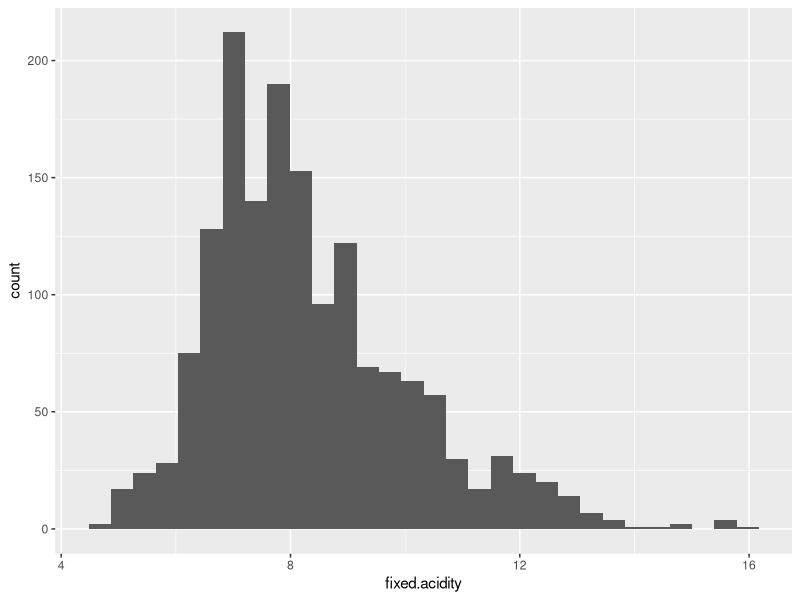
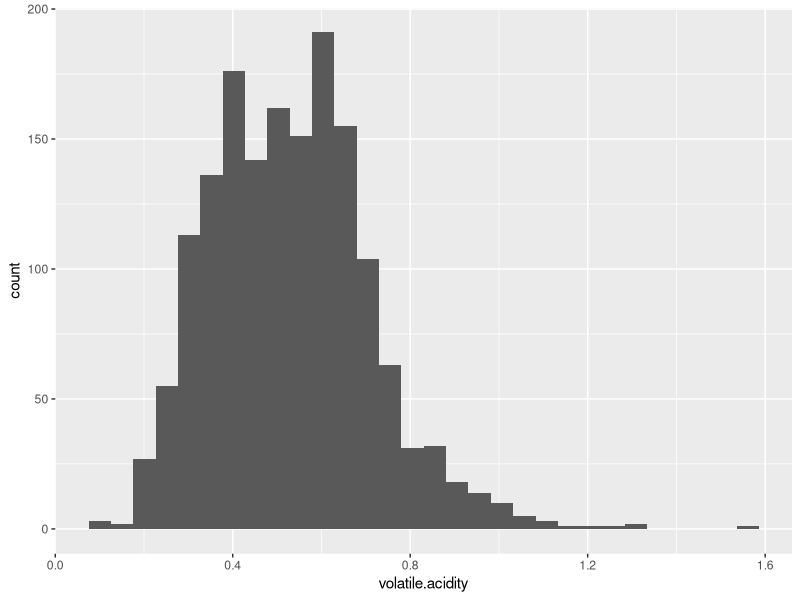
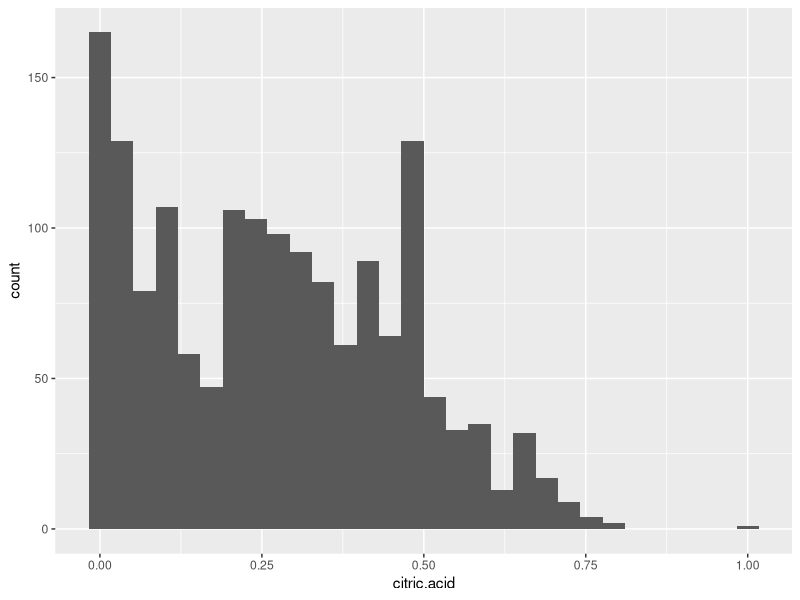
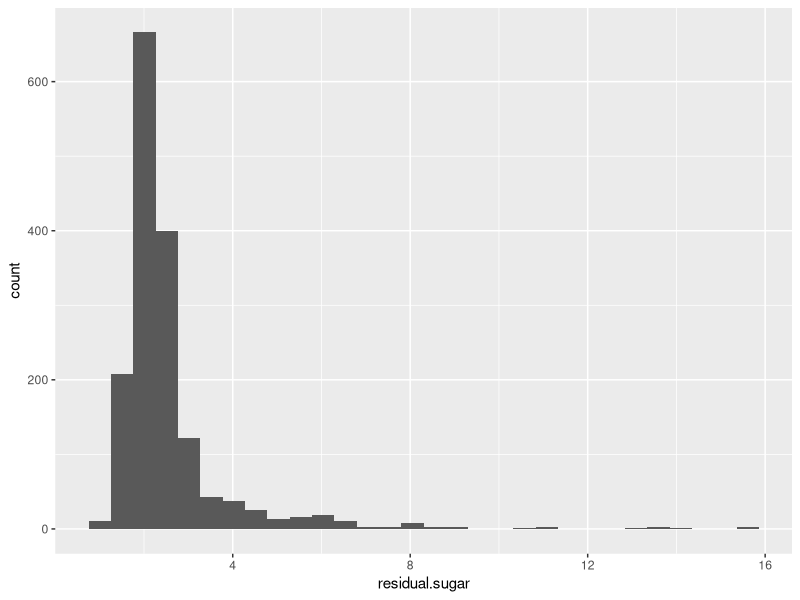
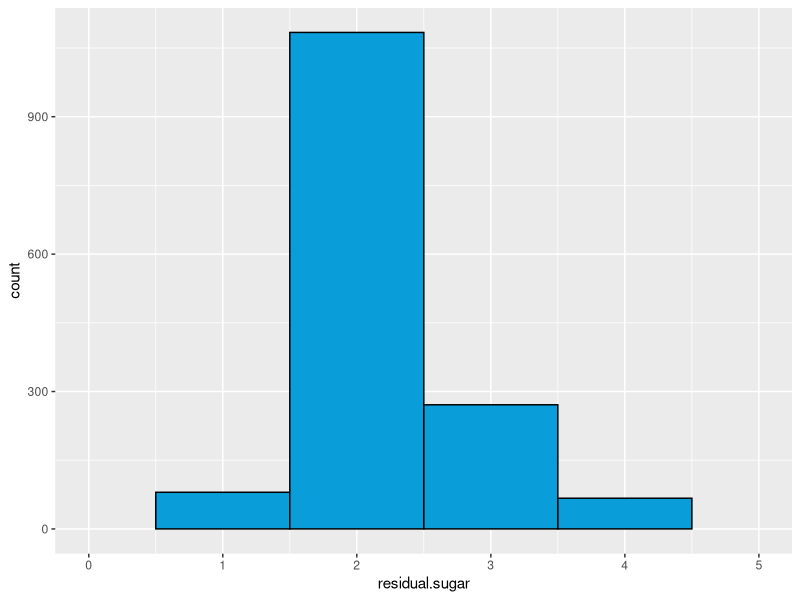
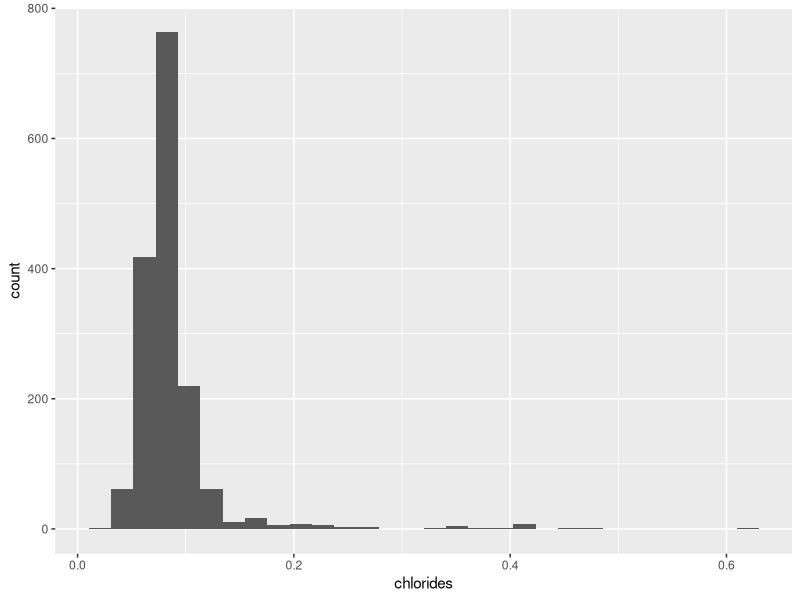
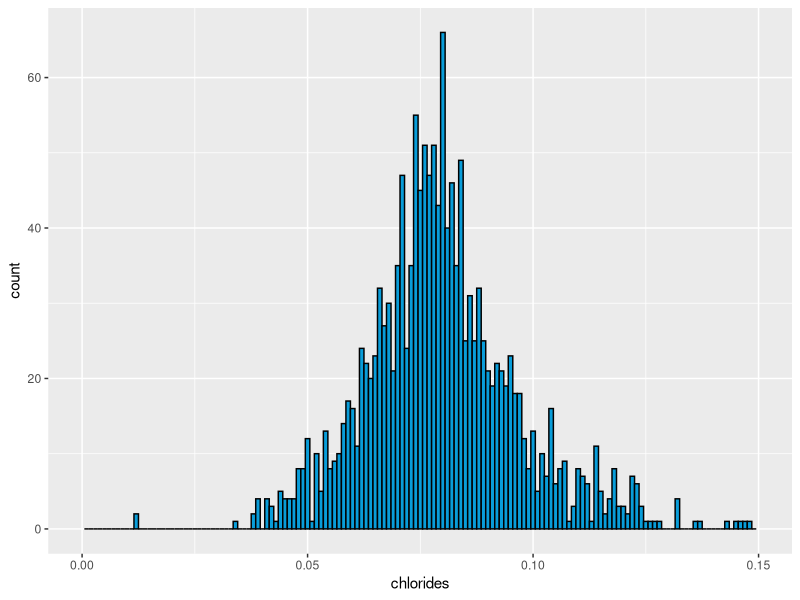
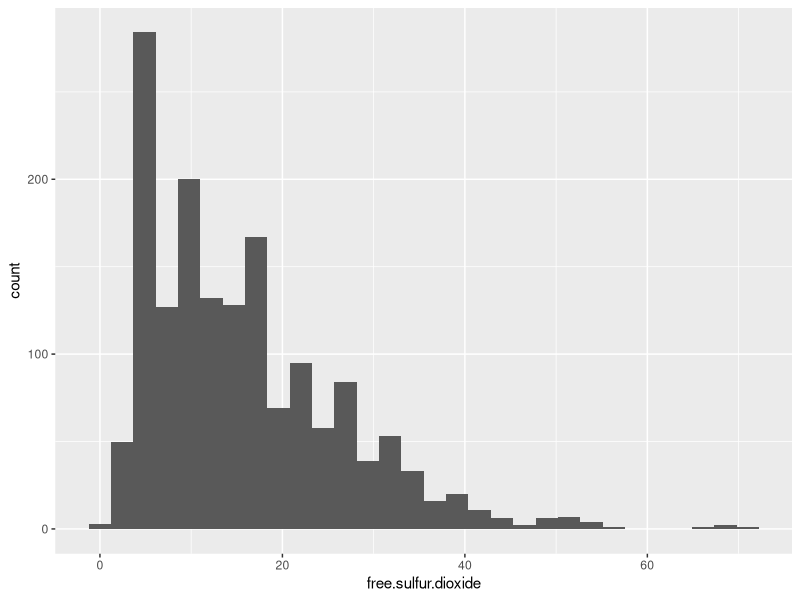

R code for these plots, in order:
## ---- chunk 1
# Load all of the packages that you end up using in your analysis in this code
# chunk.

# Notice that the parameter "echo" was set to FALSE for this code chunk. This
# prevents the code from displaying in the knitted HTML output. You should set
# echo=FALSE for all code chunks in your file, unless it makes sense for your
# report to show the code that generated a particular plot.

# The other parameters for "message" and "warning" should also be set to FALSE
# for other code chunks once you have verified that each plot comes out as you
# want it to. This will clean up the flow of your report.
#install.packages("ggplot2", dependencies = T) 
#install.packages("dplyr", dependencies = T)
#install.packages('GGally')
#install.packages('scales')
#install.packages('lattice')
#install.packages('MASS')
#install.packages('car')
#install.packages('reshape2')
#install.packages('plyr')
#install.packages('RColorBrewer', dependencies = TRUE)

library(ggplot2)
library(GGally)
library(scales)
library(memisc)
library(RColorBrewer)
## ---- chunk 2
# Load the Data
mydata <- read.csv('wineQualityReds.csv')
## ---- chunk 3
str(mydata)
## ---- chunk 4
summary(mydata)
## ---- chunk 5
ggplot(aes(x=fixed.acidity),data = mydata) +
  geom_histogram()
## ---- chunk 6
ggplot(aes(x=volatile.acidity),data = mydata) +
  geom_histogram()

## ---- chunk 7
ggplot(aes(x=citric.acid),data = mydata) +
  geom_histogram()

## ---- chunk 8
ggplot(aes(x=residual.sugar),data = mydata) +
  geom_histogram()
## ---- chunk 9
summary(mydata$residual.sugar)

## ---- chunk 10
ggplot(aes(x=residual.sugar),data = mydata) +
  geom_histogram(binwidth = 1, color = 'black', fill = '#099DD9') +
  scale_x_continuous(limits = c(0, 5))

## ---- chunk 11
ggplot(aes(x=chlorides),data = mydata) +
  geom_histogram()

## ---- chunk 12
ggplot(aes(x=chlorides),data = mydata) +
  geom_histogram(binwidth = .001, color = 'black', fill = '#099DD9') +
  scale_x_continuous(limits = c(0, .15))

## ---- chunk 13
ggplot(aes(x=free.sulfur.dioxide),data = mydata) +
  geom_histogram()

## ---- chunk 14
ggplot(aes(x=total.sulfur.dioxide),data = mydata) +
  geom_histogram()

## ---- chunk 15
ggplot(aes(x=sulphates),data = mydata) +
  geom_histogram()

## ---- chunk 16
ggplot(aes(x=density),data = mydata) +
  geom_histogram()

## ---- chunk 17
ggplot(aes(x=pH),data = mydata) +
  geom_histogram()

## ---- chunk 18
summary(mydata$pH)

## ---- chunk 19
ggplot(aes(x=alcohol),data = mydata) +
  geom_histogram()

## ---- chunk 20
mean(mydata$alcohol)
## ---- chunk 21
summary(mydata$alcohol)

## ---- chunk 22
ggplot(aes(x=quality),data = mydata,) +
  geom_histogram(fill = '#5760AB') +
  xlab('Quality Score') +
  ylab('Wines Meeting Score')
## ---- chunk 23
ggplot(aes(x=quality),data = mydata) +
  geom_histogram(bins = 11, fill = '#5760AB') +
  xlab('Quality Score') +
  ylab('Wines Meeting Score') +
  scale_x_continuous(breaks = c(0, 1, 2, 3, 4, 5, 6, 7, 8, 9, 10))

## ---- chunk 24
summary(mydata$quality)

## ---- chunk 25
ggpairs(mydata, 
        lower = list(continuous = wrap("points", shape = I('.'))),
        upper = list(combo = wrap("box", outlier.shape = I('.'))),
        axisLabels = 'internal')

## ---- chunk 26
ggplot(aes(x = fixed.acidity, y = volatile.acidity), data = mydata) +
  geom_point()

## ---- chunk 27
head(sort(table(mydata$volatile.acidity), decreasing = T))
head(sort(table(mydata$fixed.acidity), decreasing = T))

## ---- chunk 28
ggplot(aes(x = fixed.acidity, y = volatile.acidity), data = mydata) +
  geom_point(alpha = 1/5, position = 'jitter')
## ---- chunk 29
ggplot(aes(x = fixed.acidity, y = citric.acid), data = mydata) +
  geom_point()

## ---- chunk 30
head(sort(table(mydata$citric.acid), decreasing = T))
head(sort(table(mydata$fixed.acidity), decreasing = T))

## ---- chunk 31
ggplot(aes(x = fixed.acidity, y = citric.acid), data = mydata) +
  geom_point(alpha = 1/5, position = 'jitter')

## ---- chunk 32
ggplot(aes(x = volatile.acidity, y = citric.acid), data = mydata) +
  geom_point()

## ---- chunk 33
head(sort(table(mydata$citric.acid), decreasing = T))
head(sort(table(mydata$volatile.acidity), decreasing = T))

## ---- chunk 34
ggplot(aes(x = volatile.acidity, y = citric.acid), data = mydata) +
  geom_point(alpha = 1/5, position = 'jitter') 

## ---- chunk 35
ggplot(aes(x = quality, y = fixed.acidity), data = mydata) +
  geom_point(alpha = 1/5) +
  geom_smooth(method = 'lm', color = 'purple')

## ---- chunk 36
ggplot(aes(x = quality, y = volatile.acidity), data = mydata) +
  geom_point(alpha = 1/5) +
  geom_smooth(method = 'lm', color = 'purple')
## ---- chunk 37
ggplot(aes(x = quality, y = citric.acid), data = mydata) +
  geom_point(alpha = 1/10) +
  geom_smooth(method = 'lm', color = 'purple')

## ---- chunk 38
ggplot(aes(x = quality, y = residual.sugar), data = mydata) +
  geom_point(alpha = 1/10) +
  geom_smooth(method = 'lm', color = 'pink')

## ---- chunk 39
ggplot(aes(x = residual.sugar, y = fixed.acidity), data = mydata) +
  geom_point(alpha = 1/20)

## ---- chunk 40
ggplot(aes(x = residual.sugar, y = volatile.acidity), data = mydata) +
  geom_point(alpha = 1/20)

## ---- chunk 41
ggplot(aes(x = residual.sugar, y = citric.acid), data = mydata) +
  geom_point(alpha = 1/20) 
## ---- chunk 42
ggplot(aes(x = chlorides, y = residual.sugar), data = mydata) +
  geom_point(alpha = 1/10, fill = I('green'), color = I('black'), shape = 21) 

## ---- chunk 43
ggplot(aes(x = chlorides, y = residual.sugar), data = mydata) +
  geom_point(alpha = 1/10, fill = I('green'), color = I('black'), shape = 21) +
  scale_x_continuous(limits = c(0, .15)) 

## ---- chunk 44
ggplot(aes(x = alcohol, y = residual.sugar), data = mydata) +
  geom_point(alpha = 1/5) +
  geom_smooth(method = 'lm', color = 'red')

## ---- chunk 45
ggplot(aes(x = alcohol, y = citric.acid), data = mydata) +
  geom_point(alpha = 1/5) +
  geom_smooth(method = 'lm', color = 'red')

## ---- chunk 46
ggplot(aes(x = alcohol, y = fixed.acidity), data = mydata) +
  geom_point(alpha = 1/5) +
  geom_smooth(method = 'lm', color = 'red')

## ---- chunk 47
ggplot(aes(x = alcohol, y = volatile.acidity), data = mydata) +
  geom_point(alpha = 1/5) +
  geom_smooth(method = 'lm', color = 'red')

## ---- chunk 48
ggplot(aes(x = quality, y = alcohol), data = mydata) +
  geom_point(alpha = 1/5) +
  geom_smooth(method = 'lm', color = 'blue')

## ---- chunk 49
ggplot(aes(x = pH, y = fixed.acidity), data = mydata) +
  geom_point(alpha = 1/10) +
  geom_smooth(method = 'lm', color = 'blue')

## ---- chunk 50
ggplot(mydata, aes(fixed.acidity, residual.sugar)) +
  geom_point(aes(alpha = 1/50, colour = quality))

## ---- chunk 51
ggplot(mydata, aes(fixed.acidity, residual.sugar)) +
  geom_point(aes(alpha = 1/50, colour = quality)) + 
  scale_x_continuous(limits = c(4, 14)) +
  scale_y_continuous(limits = c(0, 10))
## ---- chunk 52
ggplot(mydata, aes(fixed.acidity, residual.sugar)) +
  geom_point(aes (colour = quality)) +
  scale_x_continuous(limits = c(6, 12)) +
  scale_y_continuous(limits = c(1, 5))

## ---- chunk 53
ggplot(mydata, aes(fixed.acidity, citric.acid)) +
  geom_point(aes(alpha = 1/50, colour = quality))

## ---- chunk 54
ggplot(mydata, aes(chlorides, residual.sugar)) +
  geom_point(aes (colour = quality, alpha = 1/50)) 

## ---- chunk 55
ggplot(mydata, aes(chlorides, residual.sugar)) +
  geom_point(aes (colour = quality, alpha = 1/50)) +
  scale_x_continuous(limits = c(0, .15)) +
  scale_y_continuous(limits = c(1, 8))

## ---- chunk 56
ggplot(mydata, aes(fixed.acidity, alcohol)) +
  geom_point(aes(alpha = 1/50, colour = quality))

## ---- chunk 57
ggplot(mydata, aes(fixed.acidity, citric.acid)) +
  geom_point(aes(alpha = 1/100, colour = alcohol))

## ---- chunk 58
ggplot(mydata, aes(pH, fixed.acidity)) +
  geom_point(aes(alpha = 1/100, colour = quality)) +
  scale_x_continuous(limits = c(3, 4)) +
  scale_y_continuous(limits = c(4, 14)) 

## ---- chunk 59
ggplot(aes(x=pH),data = mydata) +
  geom_histogram(color = 'black', fill = 'lavender') +
  xlab('Measure of pH') +
  ylab('Number of Wines') + 
  ggtitle('Red Wine pH')

## ---- chunk 60
ggplot(aes(x = residual.sugar, y = fixed.acidity), data = mydata) +
  geom_point(alpha = 1/5, color = 'black', fill = 'purple', shape = 21) +
  xlab('Residual Sugar (g / dm^3)') +
  ylab('Fixed Acidity (tartaric acid - g / dm^3)') + 
  ggtitle('Preferred Levels of Acidity to Sugar in Red Wine')

## ---- chunk 61
ggplot(mydata, aes(fixed.acidity, citric.acid)) +
  geom_point(aes(alpha = 1/100, colour = alcohol)) +
  xlab('Fixed Acidity (tartaric acid - g / dm^3)') +
  ylab('Citric Acid (g / dm^3)') + 
  ggtitle('Levels of Acidity Compared to Alcohol Content') +
  labs(colour = 'Alcohol % by Volume')
